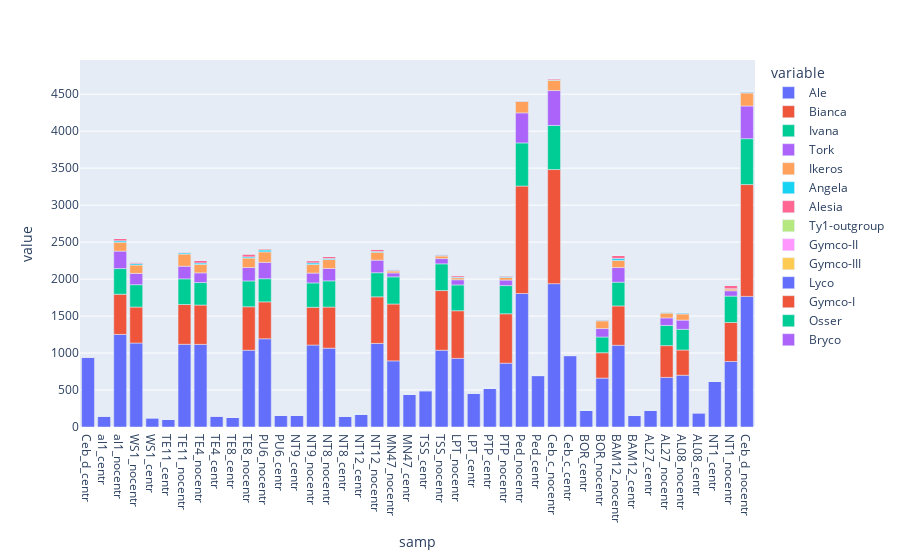

This figure's notebook cell:
### Code cell
px.bar(copia_pivo2, y=list(copia_pivo.TE), x='samp', barmode="relative")

### Figure 1 — Plotly figure (JSON) as saved in the notebook; plotly's stock layout.template omitted (floating-point values rounded to 4 significant figures)
{"data": [{"alignmentgroup": "True", "hovertemplate": "variable=Ale<br>samp=%{x}<br>value=%{y}<extra></extra>", "legendgroup": "Ale", "marker": {"color": "#636efa", "pattern": {"shape": ""}}, "name": "Ale", "offsetgroup": "Ale", "orientation": "v", "showlegend": true, "textposition": "auto", "type": "bar", "x": ["Ceb_d_centr", "al1_centr", "al1_nocentr", "WS1_nocentr", "WS1_centr", "TE11_centr", "TE11_nocentr", "TE4_nocentr", "TE4_centr", "TE8_centr", "TE8_nocentr", "PU6_nocentr", "PU6_centr", "NT9_centr", "NT9_nocentr", "NT8_nocentr", "NT8_centr", "NT12_centr", "NT12_nocentr", "MN47_nocentr", "MN47_centr", "TSS_centr", "TSS_nocentr", "LPT_nocentr", "LPT_centr", "PTP_centr", "PTP_nocentr", "Ped_nocentr", "Ped_centr", "Ceb_c_nocentr", "Ceb_c_centr", "BOR_centr", "BOR_nocentr", "BAM12_nocentr", "BAM12_centr", "AL27_centr", "AL27_nocentr", "AL08_nocentr", "AL08_centr", "NT1_centr", "NT1_nocentr", "Ceb_d_nocentr"], "xaxis": "x", "y": [939, 152, 1252, 1135, 127, 109, 1118, 1117, 152, 131, 1038, 1193, 156, 161, 1108, 1066, 150, 172, 1130, 894, 446, 493, 1038, 928, 462, 523, 863, 1805, 694, 1938, 964, 223, 661, 1105, 155, 223, 671, 700, 195, 615, 886, 1766], "yaxis": "y"}, {"alignmentgroup": "True", "hovertemplate": "variable=Bianca<br>samp=%{x}<br>value=%{y}<extra></extra>", "legendgroup": "Bianca", "marker": {"color": "#EF553B", "pattern": {"shape": ""}}, "name": "Bianca", "offsetgroup": "Bianca", "orientation": "v", "showlegend": true, "textposition": "auto", "type": "bar", "x": ["Ceb_d_centr", "al1_centr", "al1_nocentr", "WS1_nocentr", "WS1_centr", "TE11_centr", "TE11_nocentr", "TE4_nocentr", "TE4_centr", "TE8_centr", "TE8_nocentr", "PU6_nocentr", "PU6_centr", "NT9_centr", "NT9_nocentr", "NT8_nocentr", "NT8_centr", "NT12_centr", "NT12_nocentr", "MN47_nocentr", "MN47_centr", "TSS_centr", "TSS_nocentr", "LPT_nocentr", "LPT_centr", "PTP_centr", "PTP_nocentr", "Ped_nocentr", "Ped_centr", "Ceb_c_nocentr", "Ceb_c_centr", "BOR_centr", "BOR_nocentr", "BAM12_nocentr", "BAM12_centr", "AL27_centr", "AL27_nocentr", "AL08_nocentr", "AL08_centr", "NT1_centr", "NT1_nocentr", "Ceb_d_nocentr"], "xaxis": "x", "y": [2, 0, 543, 487, 0, 0, 538, 532, 0, 0, 588, 499, 0, 0, 511, 556, 0, 1, 630, 769, 0, 0, 807, 644, 0, 0, 668, 1453, 3, 1543, 5, 0, 343, 532, 1, 0, 429, 341, 0, 0, 527, 1512], "yaxis": "y"}, {"alignmentgroup": "True", "hovertemplate": "variable=Ivana<br>samp=%{x}<br>value=%{y}<extra></extra>", "legendgroup": "Ivana", "marker": {"color": "#00cc96", "pattern": {"shape": ""}}, "name": "Ivana", "offsetgroup": "Ivana", "orientation": "v", "showlegend": true, "textposition": "auto", "type": "bar", "x": ["Ceb_d_centr", "al1_centr", "al1_nocentr", "WS1_nocentr", "WS1_centr", "TE11_centr", "TE11_nocentr", "TE4_nocentr", "TE4_centr", "TE8_centr", "TE8_nocentr", "PU6_nocentr", "PU6_centr", "NT9_centr", "NT9_nocentr", "NT8_nocentr", "NT8_centr", "NT12_centr", "NT12_nocentr", "MN47_nocentr", "MN47_centr", "TSS_centr", "TSS_nocentr", "LPT_nocentr", "LPT_centr", "PTP_centr", "PTP_nocentr", "Ped_nocentr", "Ped_centr", "Ceb_c_nocentr", "Ceb_c_centr", "BOR_centr", "BOR_nocentr", "BAM12_nocentr", "BAM12_centr", "AL27_centr", "AL27_nocentr", "AL08_nocentr", "AL08_centr", "NT1_centr", "NT1_nocentr", "Ceb_d_nocentr"], "xaxis": "x", "y": [3, 0, 347, 302, 0, 0, 347, 304, 0, 0, 349, 313, 0, 0, 329, 354, 0, 0, 326, 367, 0, 0, 361, 349, 0, 0, 381, 583, 5, 596, 4, 0, 213, 321, 1, 0, 273, 280, 0, 0, 357, 620], "yaxis": "y"}, {"alignmentgroup": "True", "hovertemplate": "variable=Tork<br>samp=%{x}<br>value=%{y}<extra></extra>", "legendgroup": "Tork", "marker": {"color": "#ab63fa", "pattern": {"shape": ""}}, "name": "Tork", "offsetgroup": "Tork", "orientation": "v", "showlegend": true, "textposition": "auto", "type": "bar", "x": ["Ceb_d_centr", "al1_centr", "al1_nocentr", "WS1_nocentr", "WS1_centr", "TE11_centr", "TE11_nocentr", "TE4_nocentr", "TE4_centr", "TE8_centr", "TE8_nocentr", "PU6_nocentr", "PU6_centr", "NT9_centr", "NT9_nocentr", "NT8_nocentr", "NT8_centr", "NT12_centr", "NT12_nocentr", "MN47_nocentr", "MN47_centr", "TSS_centr", "TSS_nocentr", "LPT_nocentr", "LPT_centr", "PTP_centr", "PTP_nocentr", "Ped_nocentr", "Ped_centr", "Ceb_c_nocentr", "Ceb_c_centr", "BOR_centr", "BOR_nocentr", "BAM12_nocentr", "BAM12_centr", "AL27_centr", "AL27_nocentr", "AL08_nocentr", "AL08_centr", "NT1_centr", "NT1_nocentr", "Ceb_d_nocentr"], "xaxis": "x", "y": [4, 0, 236, 153, 0, 0, 171, 131, 1, 2, 181, 221, 0, 0, 133, 168, 0, 1, 170, 53, 0, 0, 71, 70, 0, 0, 75, 406, 1, 472, 0, 0, 114, 198, 2, 0, 102, 124, 0, 0, 72, 442], "yaxis": "y"}, {"alignmentgroup": "True", "hovertemplate": "variable=Ikeros<br>samp=%{x}<br>value=%{y}<extra></extra>", "legendgroup": "Ikeros", "marker": {"color": "#FFA15A", "pattern": {"shape": ""}}, "name": "Ikeros", "offsetgroup": "Ikeros", "orientation": "v", "showlegend": true, "textposition": "auto", "type": "bar", "x": ["Ceb_d_centr", "al1_centr", "al1_nocentr", "WS1_nocentr", "WS1_centr", "TE11_centr", "TE11_nocentr", "TE4_nocentr", "TE4_centr", "TE8_centr", "TE8_nocentr", "PU6_nocentr", "PU6_centr", "NT9_centr", "NT9_nocentr", "NT8_nocentr", "NT8_centr", "NT12_centr", "NT12_nocentr", "MN47_nocentr", "MN47_centr", "TSS_centr", "TSS_nocentr", "LPT_nocentr", "LPT_centr", "PTP_centr", "PTP_nocentr", "Ped_nocentr", "Ped_centr", "Ceb_c_nocentr", "Ceb_c_centr", "BOR_centr", "BOR_nocentr", "BAM12_nocentr", "BAM12_centr", "AL27_centr", "AL27_nocentr", "AL08_nocentr", "AL08_centr", "NT1_centr", "NT1_nocentr", "Ceb_d_nocentr"], "xaxis": "x", "y": [3, 0, 120, 113, 0, 0, 164, 115, 0, 1, 128, 142, 0, 0, 116, 120, 0, 0, 106, 26, 0, 0, 35, 27, 0, 0, 35, 154, 0, 140, 0, 1, 104, 97, 0, 0, 65, 83, 0, 0, 25, 176], "yaxis": "y"}, {"alignmentgroup": "True", "hovertemplate": "variable=Angela<br>samp=%{x}<br>value=%{y}<extra></extra>", "legendgroup": "Angela", "marker": {"color": "#19d3f3", "pattern": {"shape": ""}}, "name": "Angela", "offsetgroup": "Angela", "orientation": "v", "showlegend": true, "textposition": "auto", "type": "bar", "x": ["Ceb_d_centr", "al1_centr", "al1_nocentr", "WS1_nocentr", "WS1_centr", "TE11_centr", "TE11_nocentr", "TE4_nocentr", "TE4_centr", "TE8_centr", "TE8_nocentr", "PU6_nocentr", "PU6_centr", "NT9_centr", "NT9_nocentr", "NT8_nocentr", "NT8_centr", "NT12_centr", "NT12_nocentr", "MN47_nocentr", "MN47_centr", "TSS_centr", "TSS_nocentr", "LPT_nocentr", "LPT_centr", "PTP_centr", "PTP_nocentr", "Ped_nocentr", "Ped_centr", "Ceb_c_nocentr", "Ceb_c_centr", "BOR_centr", "BOR_nocentr", "BAM12_nocentr", "BAM12_centr", "AL27_centr", "AL27_nocentr", "AL08_nocentr", "AL08_centr", "NT1_centr", "NT1_nocentr", "Ceb_d_nocentr"], "xaxis": "x", "y": [0, 0, 20, 20, 0, 0, 17, 19, 0, 0, 16, 26, 0, 0, 22, 15, 0, 3, 12, 10, 0, 0, 10, 10, 0, 0, 13, 4, 0, 5, 0, 0, 9, 27, 0, 0, 11, 12, 0, 0, 3, 11], "yaxis": "y"}, {"alignmentgroup": "True", "hovertemplate": "variable=Alesia<br>samp=%{x}<br>value=%{y}<extra></extra>", "legendgroup": "Alesia", "marker": {"color": "#FF6692", "pattern": {"shape": ""}}, "name": "Alesia", "offsetgroup": "Alesia", "orientation": "v", "showlegend": true, "textposition": "auto", "type": "bar", "x": ["Ceb_d_centr", "al1_centr", "al1_nocentr", "WS1_nocentr", "WS1_centr", "TE11_centr", "TE11_nocentr", "TE4_nocentr", "TE4_centr", "TE8_centr", "TE8_nocentr", "PU6_nocentr", "PU6_centr", "NT9_centr", "NT9_nocentr", "NT8_nocentr", "NT8_centr", "NT12_centr", "NT12_nocentr", "MN47_nocentr", "MN47_centr", "TSS_centr", "TSS_nocentr", "LPT_nocentr", "LPT_centr", "PTP_centr", "PTP_nocentr", "Ped_nocentr", "Ped_centr", "Ceb_c_nocentr", "Ceb_c_centr", "BOR_centr", "BOR_nocentr", "BAM12_nocentr", "BAM12_centr", "AL27_centr", "AL27_nocentr", "AL08_nocentr", "AL08_centr", "NT1_centr", "NT1_nocentr", "Ceb_d_nocentr"], "xaxis": "x", "y": [0, 0, 32, 23, 0, 0, 14, 35, 0, 0, 41, 18, 0, 0, 30, 27, 0, 0, 33, 16, 0, 0, 18, 25, 0, 0, 20, 10, 0, 15, 0, 0, 12, 43, 0, 0, 9, 11, 0, 0, 49, 11], "yaxis": "y"}, {"alignmentgroup": "True", "hovertemplate": "variable=Ty1-outgroup<br>samp=%{x}<br>value=%{y}<extra></extra>", "legendgroup": "Ty1-outgroup", "marker": {"color": "#B6E880", "pattern": {"shape": ""}}, "name": "Ty1-outgroup", "offsetgroup": "Ty1-outgroup", "orientation": "v", "showlegend": true, "textposition": "auto", "type": "bar", "x": ["Ceb_d_centr", "al1_centr", "al1_nocentr", "WS1_nocentr", "WS1_centr", "TE11_centr", "TE11_nocentr", "TE4_nocentr", "TE4_centr", "TE8_centr", "TE8_nocentr", "PU6_nocentr", "PU6_centr", "NT9_centr", "NT9_nocentr", "NT8_nocentr", "NT8_centr", "NT12_centr", "NT12_nocentr", "MN47_nocentr", "MN47_centr", "TSS_centr", "TSS_nocentr", "LPT_nocentr", "LPT_centr", "PTP_centr", "PTP_nocentr", "Ped_nocentr", "Ped_centr", "Ceb_c_nocentr", "Ceb_c_centr", "BOR_centr", "BOR_nocentr", "BAM12_nocentr", "BAM12_centr", "AL27_centr", "AL27_nocentr", "AL08_nocentr", "AL08_centr", "NT1_centr", "NT1_nocentr", "Ceb_d_nocentr"], "xaxis": "x", "y": [0, 0, 2, 1, 0, 0, 1, 1, 0, 0, 2, 0, 0, 0, 1, 1, 0, 0, 1, 1, 0, 0, 1, 1, 0, 0, 0, 3, 0, 4, 0, 0, 0, 1, 0, 0, 0, 0, 0, 0, 2, 2], "yaxis": "y"}, {"alignmentgroup": "True", "hovertemplate": "variable=Gymco-II<br>samp=%{x}<br>value=%{y}<extra></extra>", "legendgroup": "Gymco-II", "marker": {"color": "#FF97FF", "pattern": {"shape": ""}}, "name": "Gymco-II", "offsetgroup": "Gymco-II", "orientation": "v", "showlegend": true, "textposition": "auto", "type": "bar", "x": ["Ceb_d_centr", "al1_centr", "al1_nocentr", "WS1_nocentr", "WS1_centr", "TE11_centr", "TE11_nocentr", "TE4_nocentr", "TE4_centr", "TE8_centr", "TE8_nocentr", "PU6_nocentr", "PU6_centr", "NT9_centr", "NT9_nocentr", "NT8_nocentr", "NT8_centr", "NT12_centr", "NT12_nocentr", "MN47_nocentr", "MN47_centr", "TSS_centr", "TSS_nocentr", "LPT_nocentr", "LPT_centr", "PTP_centr", "PTP_nocentr", "Ped_nocentr", "Ped_centr", "Ceb_c_nocentr", "Ceb_c_centr", "BOR_centr", "BOR_nocentr", "BAM12_nocentr", "BAM12_centr", "AL27_centr", "AL27_nocentr", "AL08_nocentr", "AL08_centr", "NT1_centr", "NT1_nocentr", "Ceb_d_nocentr"], "xaxis": "x", "y": [0, 0, 1, 0, 0, 0, 0, 0, 0, 0, 0, 0, 0, 0, 1, 1, 0, 0, 0, 1, 0, 0, 0, 1, 0, 0, 0, 2, 0, 1, 0, 0, 1, 1, 0, 0, 0, 0, 0, 0, 0, 1], "yaxis": "y"}, {"alignmentgroup": "True", "hovertemplate": "variable=Gymco-III<br>samp=%{x}<br>value=%{y}<extra></extra>", "legendgroup": "Gymco-III", "marker": {"color": "#FECB52", "pattern": {"shape": ""}}, "name": "Gymco-III", "offsetgroup": "Gymco-III", "orientation": "v", "showlegend": true, "textposition": "auto", "type": "bar", "x": ["Ceb_d_centr", "al1_centr", "al1_nocentr", "WS1_nocentr", "WS1_centr", "TE11_centr", "TE11_nocentr", "TE4_nocentr", "TE4_centr", "TE8_centr", "TE8_nocentr", "PU6_nocentr", "PU6_centr", "NT9_centr", "NT9_nocentr", "NT8_nocentr", "NT8_centr", "NT12_centr", "NT12_nocentr", "MN47_nocentr", "MN47_centr", "TSS_centr", "TSS_nocentr", "LPT_nocentr", "LPT_centr", "PTP_centr", "PTP_nocentr", "Ped_nocentr", "Ped_centr", "Ceb_c_nocentr", "Ceb_c_centr", "BOR_centr", "BOR_nocentr", "BAM12_nocentr", "BAM12_centr", "AL27_centr", "AL27_nocentr", "AL08_nocentr", "AL08_centr", "NT1_centr", "NT1_nocentr", "Ceb_d_nocentr"], "xaxis": "x", "y": [0, 0, 0, 0, 1, 0, 0, 0, 0, 0, 0, 0, 0, 0, 0, 0, 1, 0, 0, 0, 0, 0, 0, 0, 0, 0, 0, 0, 0, 0, 1, 0, 0, 0, 0, 0, 0, 0, 0, 0, 0, 0], "yaxis": "y"}, {"alignmentgroup": "True", "hovertemplate": "variable=Lyco<br>samp=%{x}<br>value=%{y}<extra></extra>", "legendgroup": "Lyco", "marker": {"color": "#636efa", "pattern": {"shape": ""}}, "name": "Lyco", "offsetgroup": "Lyco", "orientation": "v", "showlegend": true, "textposition": "auto", "type": "bar", "x": ["Ceb_d_centr", "al1_centr", "al1_nocentr", "WS1_nocentr", "WS1_centr", "TE11_centr", "TE11_nocentr", "TE4_nocentr", "TE4_centr", "TE8_centr", "TE8_nocentr", "PU6_nocentr", "PU6_centr", "NT9_centr", "NT9_nocentr", "NT8_nocentr", "NT8_centr", "NT12_centr", "NT12_nocentr", "MN47_nocentr", "MN47_centr", "TSS_centr", "TSS_nocentr", "LPT_nocentr", "LPT_centr", "PTP_centr", "PTP_nocentr", "Ped_nocentr", "Ped_centr", "Ceb_c_nocentr", "Ceb_c_centr", "BOR_centr", "BOR_nocentr", "BAM12_nocentr", "BAM12_centr", "AL27_centr", "AL27_nocentr", "AL08_nocentr", "AL08_centr", "NT1_centr", "NT1_nocentr", "Ceb_d_nocentr"], "xaxis": "x", "y": [0, 0, 0, 0, 0, 0, 1, 0, 0, 0, 0, 1, 0, 0, 0, 1, 0, 0, 1, 1, 0, 0, 0, 1, 0, 0, 0, 0, 0, 0, 0, 0, 0, 0, 0, 0, 0, 0, 0, 0, 0, 0], "yaxis": "y"}, {"alignmentgroup": "True", "hovertemplate": "variable=Gymco-I<br>samp=%{x}<br>value=%{y}<extra></extra>", "legendgroup": "Gymco-I", "marker": {"color": "#EF553B", "pattern": {"shape": ""}}, "name": "Gymco-I", "offsetgroup": "Gymco-I", "orientation": "v", "showlegend": true, "textposition": "auto", "type": "bar", "x": ["Ceb_d_centr", "al1_centr", "al1_nocentr", "WS1_nocentr", "WS1_centr", "TE11_centr", "TE11_nocentr", "TE4_nocentr", "TE4_centr", "TE8_centr", "TE8_nocentr", "PU6_nocentr", "PU6_centr", "NT9_centr", "NT9_nocentr", "NT8_nocentr", "NT8_centr", "NT12_centr", "NT12_nocentr", "MN47_nocentr", "MN47_centr", "TSS_centr", "TSS_nocentr", "LPT_nocentr", "LPT_centr", "PTP_centr", "PTP_nocentr", "Ped_nocentr", "Ped_centr", "Ceb_c_nocentr", "Ceb_c_centr", "BOR_centr", "BOR_nocentr", "BAM12_nocentr", "BAM12_centr", "AL27_centr", "AL27_nocentr", "AL08_nocentr", "AL08_centr", "NT1_centr", "NT1_nocentr", "Ceb_d_nocentr"], "xaxis": "x", "y": [0, 0, 0, 0, 0, 0, 0, 0, 0, 0, 1, 0, 0, 0, 0, 0, 0, 0, 0, 0, 0, 0, 0, 0, 0, 0, 0, 0, 0, 0, 0, 0, 0, 0, 0, 0, 0, 0, 0, 0, 0, 0], "yaxis": "y"}, {"alignmentgroup": "True", "hovertemplate": "variable=Osser<br>samp=%{x}<br>value=%{y}<extra></extra>", "legendgroup": "Osser", "marker": {"color": "#00cc96", "pattern": {"shape": ""}}, "name": "Osser", "offsetgroup": "Osser", "orientation": "v", "showlegend": true, "textposition": "auto", "type": "bar", "x": ["Ceb_d_centr", "al1_centr", "al1_nocentr", "WS1_nocentr", "WS1_centr", "TE11_centr", "TE11_nocentr", "TE4_nocentr", "TE4_centr", "TE8_centr", "TE8_nocentr", "PU6_nocentr", "PU6_centr", "NT9_centr", "NT9_nocentr", "NT8_nocentr", "NT8_centr", "NT12_centr", "NT12_nocentr", "MN47_nocentr", "MN47_centr", "TSS_centr", "TSS_nocentr", "LPT_nocentr", "LPT_centr", "PTP_centr", "PTP_nocentr", "Ped_nocentr", "Ped_centr", "Ceb_c_nocentr", "Ceb_c_centr", "BOR_centr", "BOR_nocentr", "BAM12_nocentr", "BAM12_centr", "AL27_centr", "AL27_nocentr", "AL08_nocentr", "AL08_centr", "NT1_centr", "NT1_nocentr", "Ceb_d_nocentr"], "xaxis": "x", "y": [0, 0, 0, 0, 0, 0, 0, 0, 0, 0, 0, 0, 0, 0, 0, 0, 0, 0, 0, 1, 0, 0, 0, 1, 0, 0, 0, 0, 0, 0, 0, 0, 0, 0, 0, 0, 0, 0, 0, 0, 1, 0], "yaxis": "y"}, {"alignmentgroup": "True", "hovertemplate": "variable=Bryco<br>samp=%{x}<br>value=%{y}<extra></extra>", "legendgroup": "Bryco", "marker": {"color": "#ab63fa", "pattern": {"shape": ""}}, "name": "Bryco", "offsetgroup": "Bryco", "orientation": "v", "showlegend": true, "textposition": "auto", "type": "bar", "x": ["Ceb_d_centr", "al1_centr", "al1_nocentr", "WS1_nocentr", "WS1_centr", "TE11_centr", "TE11_nocentr", "TE4_nocentr", "TE4_centr", "TE8_centr", "TE8_nocentr", "PU6_nocentr", "PU6_centr", "NT9_centr", "NT9_nocentr", "NT8_nocentr", "NT8_centr", "NT12_centr", "NT12_nocentr", "MN47_nocentr", "MN47_centr", "TSS_centr", "TSS_nocentr", "LPT_nocentr", "LPT_centr", "PTP_centr", "PTP_nocentr", "Ped_nocentr", "Ped_centr", "Ceb_c_nocentr", "Ceb_c_centr", "BOR_centr", "BOR_nocentr", "BAM12_nocentr", "BAM12_centr", "AL27_centr", "AL27_nocentr", "AL08_nocentr", "AL08_centr", "NT1_centr", "NT1_nocentr", "Ceb_d_nocentr"], "xaxis": "x", "y": [0, 0, 0, 0, 0, 0, 0, 0, 0, 0, 0, 0, 0, 0, 0, 0, 0, 0, 0, 0, 0, 0, 0, 0, 0, 0, 0, 0, 0, 0, 0, 0, 1, 0, 0, 0, 0, 0, 0, 0, 0, 0], "yaxis": "y"}], "layout": {"barmode": "relative", "legend": {"title": {"text": "variable"}, "tracegroupgap": 0}, "margin": {"t": 60}, "xaxis": {"anchor": "y", "domain": [0, 1], "title": {"text": "samp"}}, "yaxis": {"anchor": "x", "domain": [0, 1], "title": {"text": "value"}}}}
